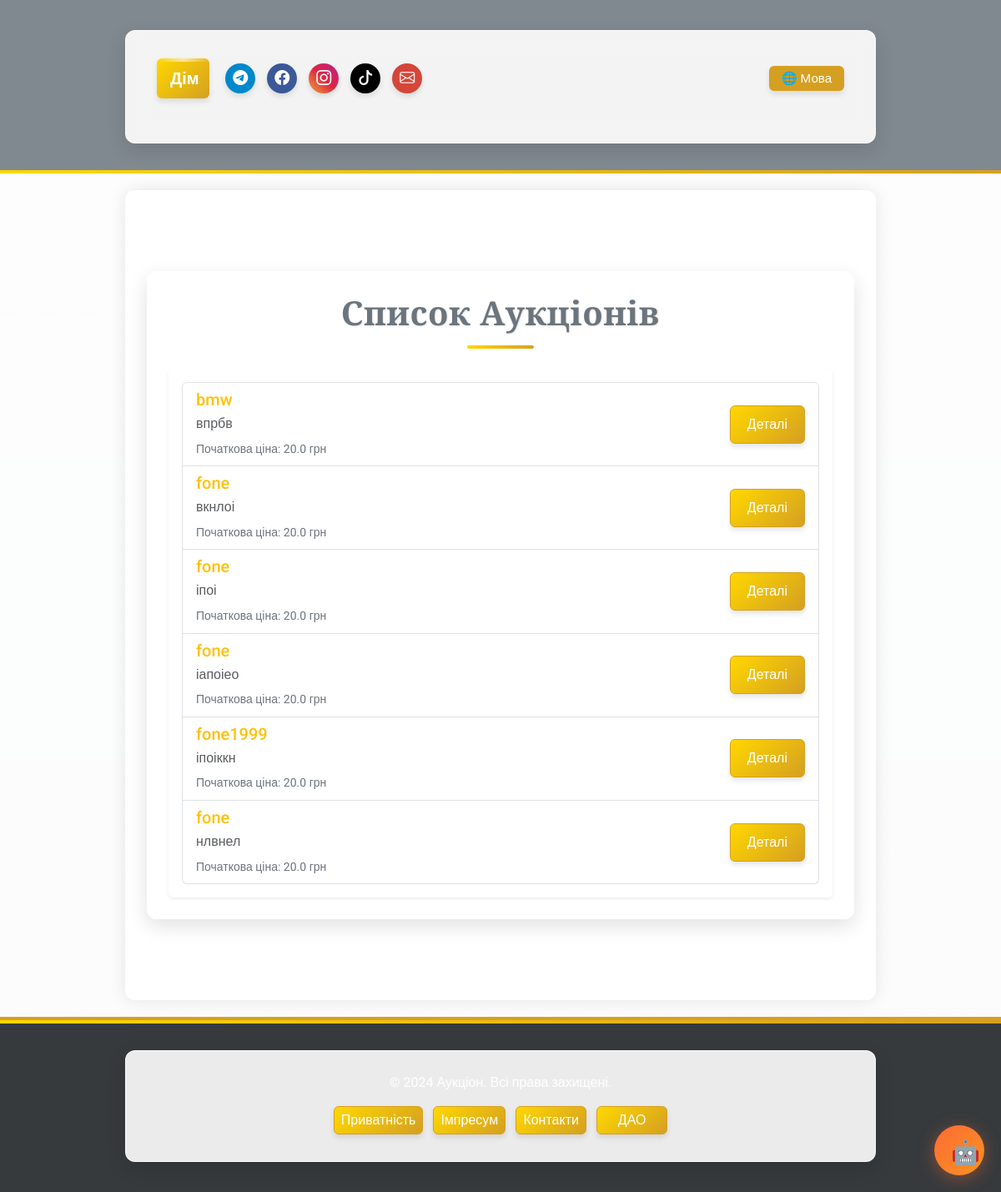
/auction/list, run on the app's committed database.
### app/models/auction.py (models this page shows, shortened)
class Auction(db.Model):
    __tablename__ = 'auctions'
    id = db.Column(db.Integer, primary_key=True)
    title = db.Column(db.String(255), nullable=False)
    description = db.Column(db.Text, nullable=False)
    starting_price = db.Column(db.Float, nullable=False)
    current_price = db.Column(db.Float, nullable=False)
    seller_id = db.Column(db.Integer, db.ForeignKey('users.id'), nullable=False)
    total_participants = db.Column(db.Integer, default=0, nullable=False)
    is_active = db.Column(db.Boolean, default=True, nullable=False)
    winner_id = db.Column(db.Integer, db.ForeignKey('users.id'), nullable=True)
    total_earnings = db.Column(db.Float, default=0.0, nullable=False)
    created_at = db.Column(db.DateTime, default=db.func.now(), nullable=False)
    updated_at = db.Column(db.DateTime, default=db.func.now(), onupdate=db.func.now(), nullable=False)
    photos = db.Column(JSON, default=list)  # Поле для зберігання шляхів до фото у форматі JSON
    is_confirmed = db.Column(db.Boolean, default=False, nullable=False)  # Чи підтверджено отримання товару
    main_photo_idx = db.Column(db.Integer, default=0)  # Індекс головного фото
    participants = relationship(
        'AuctionParticipant', back_populates='auction', cascade='all, delete-orphan', lazy='dynamic'
    )

### app/routes/auction_routes.py (the view)
@auction_bp.route('/list', methods=['GET'])
def auction_list():
    lang = session.get('lang', 'ua')
    auctions = Auction.query.filter_by(is_active=True).all()
    if lang == 'en':
        return render_template('auctions/auction_list_en.html', auctions=auctions, lang=lang, ui_text=ui_text)
    elif lang == 'de':
        return render_template('auctions/auction_list_de.html', auctions=auctions, lang=lang, ui_text=ui_text)
    return render_template('auctions/auction_list.html', auctions=auctions, lang=lang, ui_text=ui_text)

### app/utils/i18n_ui.py (called while the page is built)
def ui_text(key, lang):
    return ui_translations.get(key, {}).get(lang, ui_translations.get(key, {}).get('ua', key))

### app/templates/auctions/auction_list.html (shortened to what this page needs)
{% extends "base.html" %}
{% block content %}
<div class="container my-5">
    <div class="text-center mb-4">
        <h1 class="text-secondary fw-bold">Список Аукціонів</h1>
    </div>
    <div class="card shadow-sm border-0">
        <div class="card-body">
            {% if auctions %}
            <ul class="list-group">
                {% for auction in auctions %}
                <li class="list-group-item d-flex justify-content-between align-items-center">
                    <div>
                        <h5 class="mb-1 text-warning">{{ auction.title }}</h5>
                        <p class="mb-1 text-muted">{{ auction.description }}</p>
                        <small class="text-secondary">Початкова ціна: {{ auction.starting_price }} грн</small>
                    </div>
                    <a href="/auction/{{ auction.id }}" class="btn btn-outline-warning btn-sm">Деталі</a>
                </li>
                {% endfor %}
            </ul>
            {% else %}
            <div class="alert alert-info text-center">
                На даний момент немає активних аукціонів.
            </div>
            {% endif %}
        </div>
    </div>
</div>
{% endblock %}

### app/static/css/custom.css (style rules this page uses)
:root { --main-bg: transparent; --main-color: #d5a021; --secondary-color: #a47449; --neutral-gray: #6c757d; --text-color: #3d3d3d; --accent-blue: #3772ff; --accent-green: #2fb380; --accent-red: #e63946; --accent-purple: #6246ea; --dark-bg: #2b2d42; --dark-secondary: #444857; --dark-text: #edf2f4; --gold-gradient: linear-gradient(135deg, #ffd700, #d5a021); --purple-gradient: linear-gradient(135deg, #6246ea, #a36ae8); --blue-gradient: linear-gradient(135deg, #3772ff, #4da6ff); --card-shadow: 0 8px 24px rgba(0, 0, 0, 0.12); --hover-shadow: 0 12px 28px rgba(0, 0, 0, 0.2); --button-shadow: 0 4px 6px rgba(0, 0, 0, 0.1); --transition-fast: 0.2s ease; --transition-normal: 0.3s ease; --transition-slow: 0.5s ease; }
body { font-family: 'Roboto', sans-serif; background-color: transparent; color: var(--text-color); margin: 0; padding: 0; line-height: 1.6; overflow-x: hidden; transition: background-color var(--transition-normal); position: relative; }
h1, h2, h3 { font-family: 'Playfair Display', serif; color: var(--main-color); text-align: center; margin-bottom: 20px; position: relative; overflow: hidden; }
h1 { font-weight: 700; letter-spacing: 0.5px; text-shadow: 1px 1px 2px rgba(0, 0, 0, 0.1); }
h1:after { content: ''; display: block; width: 80px; height: 4px; background: var(--gold-gradient); margin: 15px auto 0; border-radius: 2px; transition: width var(--transition-normal); }
.container { max-width: 900px; margin: 20px auto; padding: 25px; background-color: rgba(255, 255, 255, 0.9); border: 1px solid rgba(255, 255, 255, 0.7); border-radius: 12px; box-shadow: var(--card-shadow); transition: transform var(--transition-normal), box-shadow var(--transition-normal); backdrop-filter: blur(10px); }
button, .btn { background-color: var(--main-color); border: none; color: #fff; font-size: 16px; padding: 10px 20px; border-radius: 6px; cursor: pointer; transition: background-color var(--transition-fast), transform var(--transition-fast), box-shadow var(--transition-fast); box-shadow: var(--button-shadow); position: relative; overflow: hidden; z-index: 1; }
.btn::after { content: ""; position: absolute; background: rgba(255, 255, 255, 0.3); border-radius: 50%; width: 100px; height: 100px; opacity: 0; top: 50%; left: 50%; transform: translate(-50%, -50%) scale(0); transition: transform 0.6s, opacity 0.6s; z-index: -1; }
.btn-outline-warning { color: #fff !important; background: var(--gold-gradient) !important; border: 1.5px solid var(--main-color) !important; transition: all var(--transition-normal) !important; }
a { color: var(--main-color); text-decoration: none; position: relative; transition: color var(--transition-fast); }

### data on the page
Auction: title "bmw", description "впрбв", starting_price "20.0"
Auction: title "fone", description "вкнлоі", starting_price "20.0"
Auction: title "fone", description "іпоі", starting_price "20.0"
Auction: title "fone", description "іапоіео", starting_price "20.0"
Auction: title "fone1999", description "іпоіккн", starting_price "20.0"
Auction: title "fone", description "нлвнел", starting_price "20.0"

### other printed values
{{ ui_text('home', lang) }} "Дім"
{{ ui_text('language', lang) }} "Мова"
{{ ui_text('app_name', lang) }} "Аукціон"
{{ ui_text('rights_reserved', lang) }} "Всі права захищені."
{{ ui_text('privacy_policy', lang) }} "Приватність"
{{ ui_text('impressum', lang) }} "Імпресум"
{{ ui_text('contacts', lang) }} "Контакти"
{{ ui_text('dao', lang) }} "ДАО"
